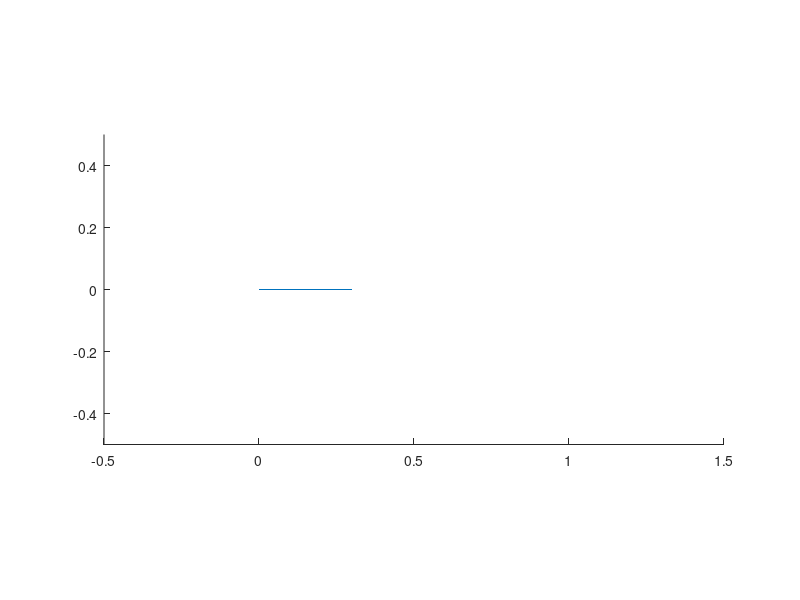

This chart was generated by the following MATLAB code:
%crank mechanism animation
%21.02.2019

%contants definition
a = 0.3;
b = 1;
c = 0.05;

%animation length 
alpha = 0:pi/100:4*pi;

%beta = pi - asin((a*sin(alpha)*c)/b);
%d = a*cos(alpha) - b*cos(beta);
koncovy_bod = a*sin(alpha)
disp(alpha(45))

figure;
hold on;

% plot([x0 x1], [y0 y1], 'color')
%p1 = plot([0 a*cos(alpha(45))], [0 a*sin(alpha(45))], 'k'); % crank
%p2 = plot([a*cos(alpha(45)) d(45)], [a*sin(alpha(45)) c], 'r'); %link b
%p3 = plot([0 d(45)], [0 0], 'g'); %distance d


r = plot([0 a*cos(alpha(45))], [0 a*sin(alpha(45))])
spring = plot([a a*cos(alpha(45))], [0 a*sin(alpha(45))])

%figure set up - limits, axis scale
hold off;
axis([-0.5 1.5 -0.5 0.5]);
axis equal;
axis("manual");

%updating plots
for c1 = 1:length(alpha)
  % set command updates plots
  % set(item, data to update, values to update with, second item to update, values to update with)
  
  %crank mechanism animation
  set(r, 'XData', [0 a*cos(alpha(c1))], 'YData', [0 a*sin(alpha(c1))]);
  set(spring, 'XData', [a a*cos(alpha(c1))], 'YData', [0 a*sin(alpha(c1))]);

  pause(0.05);
endfor
